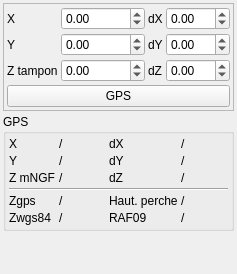
     <widget class="QWidget" name="tab_10">
      <attribute name="title">
       <string>Géométrie</string>
      </attribute>
      <layout class="QVBoxLayout" name="verticalLayout_6">
       <property name="spacing">
        <number>3</number>
       </property>
       <property name="leftMargin">
        <number>3</number>
       </property>
       <property name="topMargin">
        <number>3</number>
       </property>
       <property name="rightMargin">
        <number>3</number>
       </property>
       <property name="bottomMargin">
        <number>3</number>
       </property>
       <item>
        <widget class="QFrame" name="frame_3">
         <property name="frameShape">
          <enum>QFrame::StyledPanel</enum>
         </property>
         <property name="frameShadow">
          <enum>QFrame::Raised</enum>
         </property>
         <layout class="QGridLayout" name="gridLayout_3">
          <property name="leftMargin">
           <number>3</number>
          </property>
          <property name="topMargin">
           <number>3</number>
          </property>
          <property name="rightMargin">
           <number>3</number>
          </property>
          <property name="bottomMargin">
           <number>3</number>
          </property>
          <property name="spacing">
           <number>3</number>
          </property>
          <item row="2" column="1">
           <widget class="QDoubleSpinBox" name="doubleSpinBox_Z">
            <property name="minimum">
             <double>-99.000000000000000</double>
            </property>
            <property name="maximum">
             <double>99999999.000000000000000</double>
            </property>
           </widget>
          </item>
          <item row="1" column="1">
           <widget class="QDoubleSpinBox" name="doubleSpinBox_Y">
            <property name="minimum">
             <double>-99.000000000000000</double>
            </property>
            <property name="maximum">
             <double>99999999.000000000000000</double>
            </property>
           </widget>
          </item>
          <item row="2" column="3">
           <widget class="QDoubleSpinBox" name="doubleSpinBox_dZ">
            <property name="minimum">
             <double>-1.000000000000000</double>
            </property>
            <property name="maximum">
             <double>999.000000000000000</double>
            </property>
           </widget>
          </item>
          <item row="1" column="0">
           <widget class="QLabel" name="label_18">
            <property name="text">
             <string>Y</string>
            </property>
           </widget>
          </item>
          <item row="2" column="0">
           <widget class="QLabel" name="label_22">
            <property name="text">
             <string>Z tampon</string>
            </property>
           </widget>
          </item>
          <item row="1" column="3">
           <widget class="QDoubleSpinBox" name="doubleSpinBox_dY">
            <property name="minimum">
             <double>-1.000000000000000</double>
            </property>
            <property name="maximum">
             <double>999.000000000000000</double>
            </property>
           </widget>
          </item>
          <item row="0" column="0">
           <widget class="QLabel" name="label_15">
            <property name="text">
             <string>X</string>
            </property>
           </widget>
          </item>
          <item row="0" column="3">
           <widget class="QDoubleSpinBox" name="doubleSpinBox_dX">
            <property name="minimum">
             <double>-1.000000000000000</double>
            </property>
            <property name="maximum">
             <double>999.000000000000000</double>
            </property>
           </widget>
          </item>
          <item row="0" column="1">
           <widget class="QDoubleSpinBox" name="doubleSpinBox_X">
            <property name="minimum">
             <double>-99.000000000000000</double>
            </property>
            <property name="maximum">
             <double>99999999.000000000000000</double>
            </property>
           </widget>
          </item>
          <item row="1" column="2">
           <widget class="QLabel" name="label_21">
            <property name="text">
             <string>dY</string>
            </property>
           </widget>
          </item>
          <item row="0" column="2">
           <widget class="QLabel" name="label_16">
            <property name="text">
             <string>dX</string>
            </property>
           </widget>
          </item>
          <item row="2" column="2">
           <widget class="QLabel" name="label_23">
            <property name="text">
             <string>dZ</string>
            </property>
           </widget>
          </item>
          <item row="3" column="0" colspan="4">
           <widget class="QPushButton" name="pushButton_getGPS">
            <property name="text">
             <string>GPS</string>
            </property>
           </widget>
          </item>
         </layout>
        </widget>
       </item>
       <item>
        <widget class="QGroupBox" name="groupBox">
         <property name="title">
          <string>GPS</string>
         </property>
         <layout class="QGridLayout" name="gridLayout_4">
          <property name="leftMargin">
           <number>3</number>
          </property>
          <property name="topMargin">
           <number>3</number>
          </property>
          <property name="rightMargin">
           <number>3</number>
          </property>
          <property name="bottomMargin">
           <number>3</number>
          </property>
          <property name="spacing">
           <number>3</number>
          </property>
          <item row="4" column="1">
           <widget class="QLabel" name="label_zgps">
            <property name="text">
             <string>/</string>
            </property>
           </widget>
          </item>
          <item row="5" column="3">
           <widget class="QLabel" name="label_raf09">
            <property name="text">
             <string>/</string>
            </property>
           </widget>
          </item>
          <item row="5" column="2">
           <widget class="QLabel" name="label_20">
            <property name="text">
             <string>RAF09</string>
            </property>
           </widget>
          </item>
          <item row="4" column="0">
           <widget class="QLabel" name="label_4">
            <property name="text">
             <string>Zgps</string>
            </property>
           </widget>
          </item>
          <item row="5" column="1">
           <widget class="QLabel" name="label_zwgs84">
            <property name="text">
             <string>/</string>
            </property>
           </widget>
          </item>
          <item row="5" column="0">
           <widget class="QLabel" name="label_17">
            <property name="text">
             <string>Zwgs84</string>
            </property>
           </widget>
          </item>
          <item row="2" column="1">
           <widget class="QLabel" name="label_Z">
            <property name="text">
             <string>/</string>
            </property>
           </widget>
          </item>
          <item row="1" column="0">
           <widget class="QLabel" name="label_9">
            <property name="text">
             <string>Y</string>
            </property>
           </widget>
          </item>
          <item row="0" column="3">
           <widget class="QLabel" name="label_dX">
            <property name="text">
             <string>/</string>
            </property>
           </widget>
          </item>
          <item row="0" column="2">
           <widget class="QLabel" name="label_10">
            <property name="text">
             <string>dX</string>
            </property>
           </widget>
          </item>
          <item row="2" column="0">
           <widget class="QLabel" name="label_11">
            <property name="text">
             <string>Z mNGF</string>
            </property>
           </widget>
          </item>
          <item row="1" column="2">
           <widget class="QLabel" name="label_12">
            <property name="text">
             <string>dY</string>
            </property>
           </widget>
          </item>
          <item row="1" column="3">
           <widget class="QLabel" name="label_dY">
            <property name="text">
             <string>/</string>
            </property>
           </widget>
          </item>
          <item row="1" column="1">
           <widget class="QLabel" name="label_Y">
            <property name="text">
             <string>/</string>
            </property>
           </widget>
          </item>
          <item row="2" column="2">
           <widget class="QLabel" name="label_13">
            <property name="text">
             <string>dZ</string>
            </property>
           </widget>
          </item>
          <item row="0" column="0">
           <widget class="QLabel" name="label_14">
            <property name="text">
             <string>X</string>
            </property>
           </widget>
          </item>
          <item row="2" column="3">
           <widget class="QLabel" name="label_dZ">
            <property name="text">
             <string>/</string>
            </property>
           </widget>
          </item>
          <item row="0" column="1">
           <widget class="QLabel" name="label_X">
            <property name="text">
             <string>/</string>
            </property>
           </widget>
          </item>
          <item row="3" column="0" colspan="4">
           <widget class="Line" name="line">
            <property name="orientation">
             <enum>Qt::Horizontal</enum>
            </property>
           </widget>
          </item>
          <item row="4" column="2">
           <widget class="QLabel" name="label_19">
            <property name="text">
             <string>Haut. perche</string>
            </property>
           </widget>
          </item>
          <item row="4" column="3">
           <widget class="QLabel" name="label_hautperche">
            <property name="text">
             <string>/</string>
            </property>
           </widget>
          </item>
         </layout>
        </widget>
       </item>
       <item>
        <spacer name="verticalSpacer_4">
         <property name="orientation">
          <enum>Qt::Vertical</enum>
         </property>
         <property name="sizeHint" stdset="0">
          <size>
           <width>20</width>
           <height>40</height>
          </size>
         </property>
        </spacer>
       </item>
      </layout>
     </widget>
